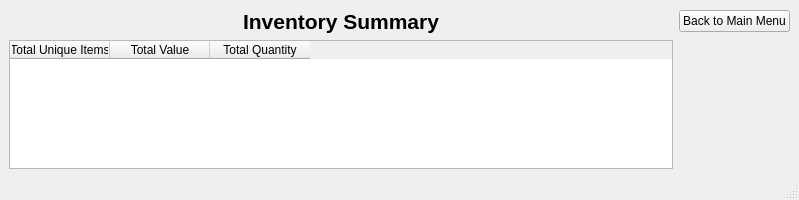
<?xml version="1.0" encoding="UTF-8"?>
<ui version="4.0">
 <class>GenerateInventorySummaryWindow</class>
 <widget class="QMainWindow" name="GenerateInventorySummaryWindow">
  <property name="geometry">
   <rect>
    <x>0</x>
    <y>0</y>
    <width>799</width>
    <height>200</height>
   </rect>
  </property>
  <property name="windowTitle">
   <string>MainWindow</string>
  </property>
  <widget class="QWidget" name="centralwidget">
   <layout class="QGridLayout" name="gridLayout">
    <item row="1" column="0">
     <widget class="QTableWidget" name="table">
      <column>
       <property name="text">
        <string>Total Unique Items</string>
       </property>
      </column>
      <column>
       <property name="text">
        <string>Total Value</string>
       </property>
      </column>
      <column>
       <property name="text">
        <string>Total Quantity</string>
       </property>
      </column>
     </widget>
    </item>
    <item row="0" column="1">
     <widget class="QPushButton" name="back_button">
      <property name="text">
       <string>Back to Main Menu</string>
      </property>
     </widget>
    </item>
    <item row="0" column="0">
     <widget class="QLabel" name="label">
      <property name="font">
       <font>
        <pointsize>16</pointsize>
        <bold>true</bold>
       </font>
      </property>
      <property name="text">
       <string>Inventory Summary</string>
      </property>
      <property name="alignment">
       <set>Qt::AlignmentFlag::AlignCenter</set>
      </property>
     </widget>
    </item>
   </layout>
  </widget>
  <widget class="QMenuBar" name="menubar">
   <property name="geometry">
    <rect>
     <x>0</x>
     <y>0</y>
     <width>799</width>
     <height>25</height>
    </rect>
   </property>
  </widget>
  <widget class="QStatusBar" name="statusbar"/>
 </widget>
 <resources/>
 <connections/>
</ui>
